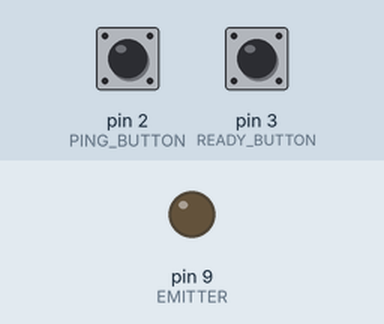
This sketch was run on a simulated Arduino Uno, built with avr-gcc and run on an emulated ATmega328P. On the bench: output pins drawn as LEDs (lit = HIGH). Inputs (shaded band) come from the test bench; at power-on: pin 2 (PING_BUTTON) HIGH, pin 3 (READY_BUTTON) HIGH. What the sketch prints to the serial monitor is not drawn.

Above: at 1.2 s.
1.3 s: pin 2 (PING_BUTTON) pulled LOW for 0.15 s
At 1.99 s:
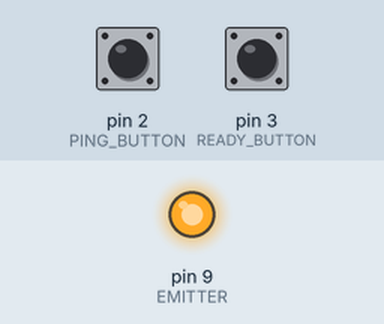
Timing chart, 0 to 4.3 s (numbered marks = the images above; inputs shaded):
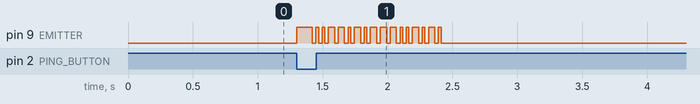

Measured:
- after the input at 1.3 s, pin 9 (EMITTER): LOW → HIGH at once, then repeats every 0.05 s: LOW 0.03 s, HIGH 0.02 s

The sketch:

underwater_ir_sender.ino
```cpp
// Optical sender for the narrow tabletop water-channel experiment.
constexpr byte EMITTER=9, PING_BUTTON=2, READY_BUTTON=3;
constexpr byte PING=0x35, READY=0xB2;
bool previousPing=HIGH, previousReady=HIGH;

void pulse(unsigned int length) {
  digitalWrite(EMITTER,HIGH);
  delay(length);
  digitalWrite(EMITTER,LOW);
  delay(28);
}
void sendByte(byte value) {
  for (int bit=7;bit>=0;--bit) pulse(bitRead(value,bit)?48:20);
}
void sendMessage(byte value) {
  pulse(120);
  sendByte(value);
  sendByte(~value);
}
void setup() {
  pinMode(EMITTER,OUTPUT);
  pinMode(PING_BUTTON,INPUT_PULLUP);
  pinMode(READY_BUTTON,INPUT_PULLUP);
  Serial.begin(115200);
  Serial.println(F("P = PING, R = READY, T = 1 second alignment light"));
}
void loop() {
  bool ping=digitalRead(PING_BUTTON), ready=digitalRead(READY_BUTTON);
  bool pressPing=previousPing&&!ping, pressReady=previousReady&&!ready;
  previousPing=ping;
  previousReady=ready;
  const char key=Serial.available()?Serial.read():0;
  if (key=='T') {
    pulse(1000);
  } else if (pressPing||key=='P') {
    sendMessage(PING);
  } else if (pressReady||key=='R') {
    sendMessage(READY);
  }
}
```
